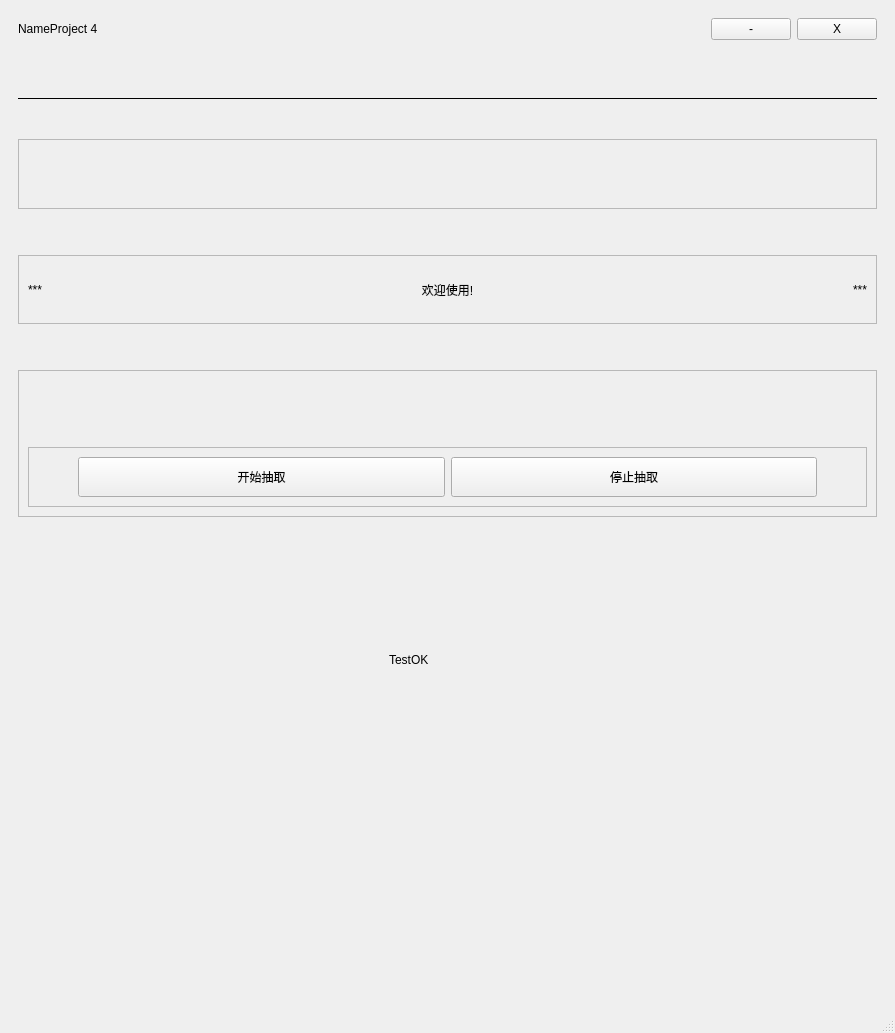
<?xml version="1.0" encoding="UTF-8"?>
<ui version="4.0">
 <class>MainWindow</class>
 <widget class="QMainWindow" name="MainWindow">
  <property name="geometry">
   <rect>
    <x>0</x>
    <y>0</y>
    <width>895</width>
    <height>1033</height>
   </rect>
  </property>
  <property name="windowTitle">
   <string>NameProject - Qt Version</string>
  </property>
  <widget class="QWidget" name="centralwidget">
   <layout class="QVBoxLayout" name="verticalLayout">
    <item>
     <widget class="QWidget" name="widget" native="true">
      <property name="sizePolicy">
       <sizepolicy hsizetype="Preferred" vsizetype="Fixed">
        <horstretch>0</horstretch>
        <verstretch>0</verstretch>
       </sizepolicy>
      </property>
      <layout class="QHBoxLayout" name="horizontalLayout_3">
       <item>
        <widget class="QLabel" name="Title">
         <property name="styleSheet">
          <string notr="true">font: 25 20pt &quot;Microsoft YaHei UI&quot;;</string>
         </property>
         <property name="text">
          <string>NameProject 4</string>
         </property>
        </widget>
       </item>
       <item>
        <spacer name="horizontalSpacer_3">
         <property name="orientation">
          <enum>Qt::Horizontal</enum>
         </property>
         <property name="sizeHint" stdset="0">
          <size>
           <width>40</width>
           <height>20</height>
          </size>
         </property>
        </spacer>
       </item>
       <item>
        <widget class="QPushButton" name="smallistButton">
         <property name="styleSheet">
          <string notr="true">
font: 11pt &quot;Microsoft YaHei UI&quot;;</string>
         </property>
         <property name="text">
          <string>-</string>
         </property>
        </widget>
       </item>
       <item>
        <widget class="QPushButton" name="closeButton">
         <property name="styleSheet">
          <string notr="true">font: 11pt &quot;Microsoft YaHei UI&quot;;</string>
         </property>
         <property name="text">
          <string>X</string>
         </property>
        </widget>
       </item>
      </layout>
     </widget>
    </item>
    <item>
     <widget class="QWidget" name="classicWidget" native="true">
      <layout class="QVBoxLayout" name="verticalLayout_4">
       <item>
        <widget class="QLabel" name="label_4">
         <property name="sizePolicy">
          <sizepolicy hsizetype="Preferred" vsizetype="Minimum">
           <horstretch>0</horstretch>
           <verstretch>0</verstretch>
          </sizepolicy>
         </property>
         <property name="focusPolicy">
          <enum>Qt::NoFocus</enum>
         </property>
         <property name="frameShape">
          <enum>QFrame::HLine</enum>
         </property>
         <property name="text">
          <string/>
         </property>
        </widget>
       </item>
       <item>
        <widget class="QFrame" name="TitleFrame">
         <property name="frameShape">
          <enum>QFrame::StyledPanel</enum>
         </property>
         <property name="frameShadow">
          <enum>QFrame::Raised</enum>
         </property>
         <layout class="QVBoxLayout" name="verticalLayout_2">
          <item>
           <spacer name="verticalSpacer_3">
            <property name="orientation">
             <enum>Qt::Vertical</enum>
            </property>
            <property name="sizeType">
             <enum>QSizePolicy::Maximum</enum>
            </property>
            <property name="sizeHint" stdset="0">
             <size>
              <width>20</width>
              <height>40</height>
             </size>
            </property>
           </spacer>
          </item>
         </layout>
        </widget>
       </item>
       <item>
        <spacer name="verticalSpacer_4">
         <property name="orientation">
          <enum>Qt::Vertical</enum>
         </property>
         <property name="sizeType">
          <enum>QSizePolicy::Maximum</enum>
         </property>
         <property name="sizeHint" stdset="0">
          <size>
           <width>20</width>
           <height>40</height>
          </size>
         </property>
        </spacer>
       </item>
       <item>
        <widget class="QFrame" name="NameFrame">
         <property name="frameShape">
          <enum>QFrame::StyledPanel</enum>
         </property>
         <property name="frameShadow">
          <enum>QFrame::Raised</enum>
         </property>
         <layout class="QHBoxLayout" name="horizontalLayout">
          <item>
           <widget class="QLabel" name="preNameLabel">
            <property name="styleSheet">
             <string notr="true">font: 25pt &quot;Microsoft YaHei UI&quot;;</string>
            </property>
            <property name="text">
             <string>***</string>
            </property>
           </widget>
          </item>
          <item>
           <widget class="QLabel" name="centerNameLabel">
            <property name="styleSheet">
             <string notr="true">font: 30pt &quot;Microsoft YaHei UI&quot;;</string>
            </property>
            <property name="text">
             <string>欢迎使用!</string>
            </property>
            <property name="alignment">
             <set>Qt::AlignCenter</set>
            </property>
           </widget>
          </item>
          <item>
           <widget class="QLabel" name="afterNameLabel">
            <property name="styleSheet">
             <string notr="true">font: 25pt &quot;Microsoft YaHei UI&quot;;</string>
            </property>
            <property name="text">
             <string>***</string>
            </property>
            <property name="alignment">
             <set>Qt::AlignRight|Qt::AlignTrailing|Qt::AlignVCenter</set>
            </property>
           </widget>
          </item>
         </layout>
        </widget>
       </item>
       <item>
        <spacer name="verticalSpacer_2">
         <property name="orientation">
          <enum>Qt::Vertical</enum>
         </property>
         <property name="sizeType">
          <enum>QSizePolicy::Maximum</enum>
         </property>
         <property name="sizeHint" stdset="0">
          <size>
           <width>20</width>
           <height>40</height>
          </size>
         </property>
        </spacer>
       </item>
       <item>
        <widget class="QFrame" name="BottomFrame">
         <property name="frameShape">
          <enum>QFrame::StyledPanel</enum>
         </property>
         <property name="frameShadow">
          <enum>QFrame::Raised</enum>
         </property>
         <layout class="QVBoxLayout" name="verticalLayout_3">
          <item>
           <spacer name="verticalSpacer">
            <property name="orientation">
             <enum>Qt::Vertical</enum>
            </property>
            <property name="sizeType">
             <enum>QSizePolicy::Ignored</enum>
            </property>
            <property name="sizeHint" stdset="0">
             <size>
              <width>20</width>
              <height>67</height>
             </size>
            </property>
           </spacer>
          </item>
          <item>
           <widget class="QFrame" name="BottomFrame2">
            <property name="frameShape">
             <enum>QFrame::StyledPanel</enum>
            </property>
            <property name="frameShadow">
             <enum>QFrame::Raised</enum>
            </property>
            <layout class="QHBoxLayout" name="horizontalLayout_2">
             <item>
              <spacer name="horizontalSpacer">
               <property name="orientation">
                <enum>Qt::Horizontal</enum>
               </property>
               <property name="sizeType">
                <enum>QSizePolicy::Ignored</enum>
               </property>
               <property name="sizeHint" stdset="0">
                <size>
                 <width>40</width>
                 <height>20</height>
                </size>
               </property>
              </spacer>
             </item>
             <item>
              <widget class="QPushButton" name="startButton">
               <property name="enabled">
                <bool>true</bool>
               </property>
               <property name="sizePolicy">
                <sizepolicy hsizetype="Minimum" vsizetype="Fixed">
                 <horstretch>0</horstretch>
                 <verstretch>0</verstretch>
                </sizepolicy>
               </property>
               <property name="layoutDirection">
                <enum>Qt::LeftToRight</enum>
               </property>
               <property name="styleSheet">
                <string notr="true">padding: 10px;
font: 10pt &quot;Microsoft YaHei UI&quot;;
</string>
               </property>
               <property name="text">
                <string>开始抽取</string>
               </property>
               <property name="autoDefault">
                <bool>false</bool>
               </property>
              </widget>
             </item>
             <item>
              <widget class="QPushButton" name="endButton">
               <property name="sizePolicy">
                <sizepolicy hsizetype="Minimum" vsizetype="Fixed">
                 <horstretch>0</horstretch>
                 <verstretch>0</verstretch>
                </sizepolicy>
               </property>
               <property name="maximumSize">
                <size>
                 <width>16777215</width>
                 <height>16777215</height>
                </size>
               </property>
               <property name="styleSheet">
                <string notr="true">padding: 10px;
font: 10pt &quot;Microsoft YaHei UI&quot;;
</string>
               </property>
               <property name="text">
                <string>停止抽取</string>
               </property>
               <property name="checkable">
                <bool>false</bool>
               </property>
               <property name="autoRepeat">
                <bool>false</bool>
               </property>
              </widget>
             </item>
             <item>
              <spacer name="horizontalSpacer_2">
               <property name="orientation">
                <enum>Qt::Horizontal</enum>
               </property>
               <property name="sizeType">
                <enum>QSizePolicy::Ignored</enum>
               </property>
               <property name="sizeHint" stdset="0">
                <size>
                 <width>40</width>
                 <height>20</height>
                </size>
               </property>
              </spacer>
             </item>
            </layout>
           </widget>
          </item>
         </layout>
        </widget>
       </item>
      </layout>
     </widget>
    </item>
    <item>
     <widget class="QWidget" name="TestWidget" native="true">
      <widget class="QLabel" name="label">
       <property name="geometry">
        <rect>
         <x>380</x>
         <y>120</y>
         <width>72</width>
         <height>15</height>
        </rect>
       </property>
       <property name="text">
        <string>TestOK</string>
       </property>
      </widget>
     </widget>
    </item>
   </layout>
  </widget>
  <widget class="QStatusBar" name="statusbar"/>
  <action name="classicalMode">
   <property name="text">
    <string>经典模式</string>
   </property>
   <property name="font">
    <font/>
   </property>
  </action>
  <action name="sittingMode">
   <property name="text">
    <string>进入设置模式</string>
   </property>
  </action>
 </widget>
 <resources/>
 <connections/>
</ui>
